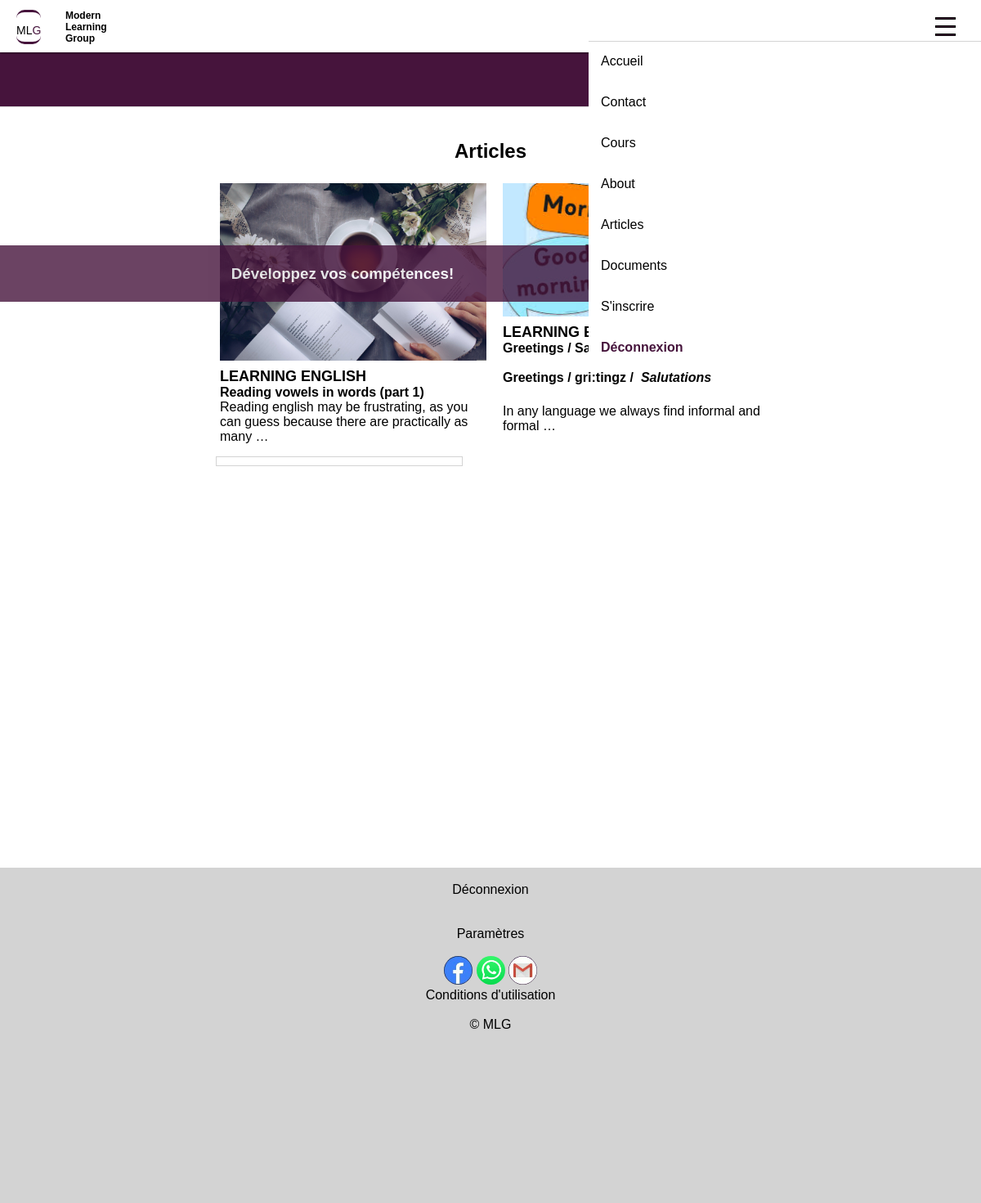
The page /articles/learning-english/articles/ (signed in) on the database its author committed.
### articles/models.py (models this page shows, shortened)
class Article(models.Model):
  title = models.CharField(max_length=100)
  categorie = models.ForeignKey(Categorie, on_delete=models.CASCADE, null=True)
  slug = models.SlugField(max_length=255, unique=True, blank=True)
  author = models.ForeignKey(User, on_delete=models.SET_NULL, null=True, blank=True)
  updated_on = models.DateTimeField(auto_now=True)
  content = RichTextUploadingField(blank=True, null=True)
  photo = models.ImageField(null=True, upload_to='images')
  pub_date = models.DateTimeField(auto_now_add=True, null=True)
  published = models.BooleanField(default=False)

### learning/models.py (models this page shows)
class Categorie(models.Model):
  nom = models.CharField(max_length=20, null=False, verbose_name='Nom')
  def __str__(self):
    return self.nom
  class Meta:
    verbose_name="Catégorie"

### articles/views.py (the view)
# urls.py: path('articles/learning-english/articles/', views.articles_english_view, name='articles-english'),
def articles_english_view(request):
    articles = Article.objects.filter(categorie=1)
    articles = articles.order_by('-pub_date')
    page = Paginator(articles, 4)
    pagenumber = request.GET.get('page')
    thispage = page.get_page(pagenumber)
    return render(request, 'articles/articles_english.html', {'page':thispage})

### articles/templates/articles/articles_english.html (shortened to what this page needs)
{% extends 'base_template.html'%}
{% block content %}
    <h1> Articles </h1>
    {% if page %}
    <div class="nosarticles">
        {% for chaquearticle in page %}
        {% autoescape off %}
        <div class="article">
            <div>
            </div>
            <span class="categorie">{{chaquearticle.categorie}}</span><br>
            <a href="{% url 'article-details' chaquearticle.slug %}"><b>{{chaquearticle.title}}</b><br> {{ chaquearticle.content|truncatewords:15 }}</a>
        </div>
        {% endautoescape %}
        {% endfor %}
    </div>
    {% endif %}
    <div class="pagination">
        <div class="pagin-cover">
        </div>
    </div>
{% endblock %}

### learning/static/learning/main.css (style rules this page uses)
body { background-color: rgb(70, 20, 60); font-family: Garamond, Lucida, Arial, sans-serif; }
body a { color: black; }
.nosarticles { margin-top: 5px; }
.article div { max-height: 230px; overflow: hidden; margin-bottom: 5px; }
.article { text-align: left; margin-bottom: 15px; padding: 10px; }
.article a { text-decoration: none; }
.article .categorie { font-family: Arial; font-size: 20px; font-weight: bold; text-transform: uppercase; }
.pagination { width: 90%; }
.pagin-cover { padding: 5px; border: 1px solid lightgray; }
@media screen and (min-width: 900px) { .nosarticles { display: grid; grid-template-columns: repeat(2, 50%); grid-gap: 10px; align-content: center; border-radius: 3px; width: 80%; } }
@media screen and (min-width: 900px) { .article { background-color: white; padding: 0px; margin: 5px; } }
@media screen and (min-width: 900px) { .article div { max-height: 300px; } }
@media screen and (min-width: 900px) { .article a { text-decoration: none; } }
@media screen and (min-width: 900px) { .article .categorie { font-size: 18px; font-weight: bold; font-family: Arial; text-transform: uppercase; } }

### rows shown on the page
Article: categorie "LEARNING ENGLISH", title "Reading vowels in words (part 1)", content "Reading english may be frustrating, as you can guess because there are practically as many …"
Article: categorie "LEARNING ENGLISH", title "Greetings / Salutations", content "Greetings / gri:tingz / Salutations In any language we always find informal and formal …"
